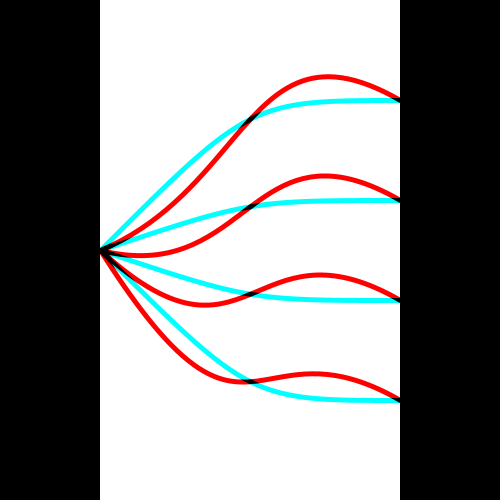
Frame 1 (no input)
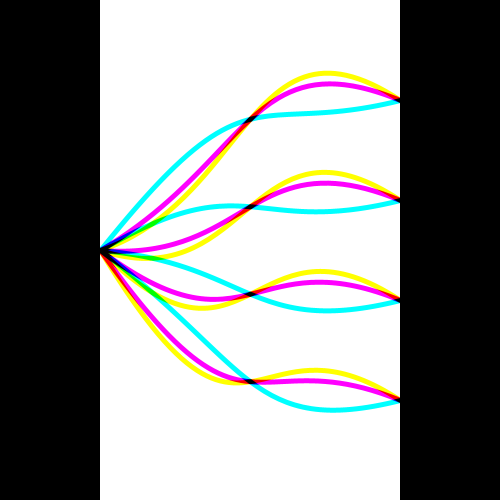
Frame 60 (the mouse pressed at the canvas centre just before this capture)
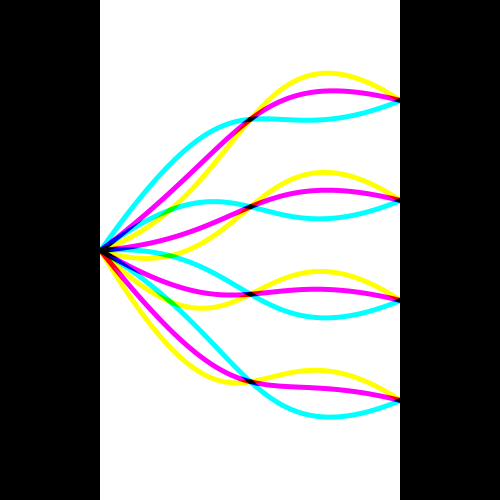
Frame 120 (the mouse held since frame 60 and released just before this capture)

The Processing sketch that drew these frames (run headless with seeded random() and noise(); from frame 60 on, the mouse is pressed at the canvas centre):

// Processing sketch: bezier_sinus_function
// ── bezier_sinus_function.pde
float x1=100;
float y1=250;
float cpx1=250;
float cpy1=250;
float cpx2=250;
float cpy2=250;
float x2=400;
float y2=250;


float angle = 0;


void setup() {
  size(500, 500);
  background(255);
  smooth();
  pixelDensity(2);
  blendMode(MULTIPLY);
}

void draw() {
  background(255);
  strokeWeight(5);

  fill(0);
  noStroke();
  rect(0, 0, 100, height);
  
  for (int i=1;i<5;i++){
  drawCurves(500/5*i);
  }
  
  

  noStroke();
  fill(0);
  rect(400, 0, 100, height);

  angle+=0.1;
}


void drawCurves(float _posy) {
  float posy=_posy;

  noFill();
  float offset=0;
  float cd1 = posy+(sin(angle+offset)*100);
  float cd2 = posy-(sin(angle+offset)*100);
  float d2 = posy;//250+(sin(angle+PI/2)*100);
  cpy1=cd1;
  cpy2=cd2;
  y2=d2;

  stroke(0, 255, 255);
  bezier(x1, y1, cpx1, cpy1, cpx2, cpy2, x2, y2);

  offset+=PI/3;
  cd1 = posy+(sin(angle+offset)*100);
  cd2 = posy-(sin(angle+offset)*100);
  d2 = posy;//250+(sin(angle+PI/2)*100);
  cpy1=cd1;
  cpy2=cd2;
  y2=d2;



  stroke(255, 0, 255);
  bezier(x1, y1, cpx1, cpy1, cpx2, cpy2, x2, y2);

  offset+=PI/3;
  cd1 = posy+(sin(angle+offset)*100);
  cd2 = posy-(sin(angle+offset)*100);
  d2 = posy;//250+(sin(angle+PI/2)*100);
  cpy1=cd1;
  cpy2=cd2;
  y2=d2;


  stroke(255, 255, 0);
  bezier(x1, y1, cpx1, cpy1, cpx2, cpy2, x2, y2);
}
